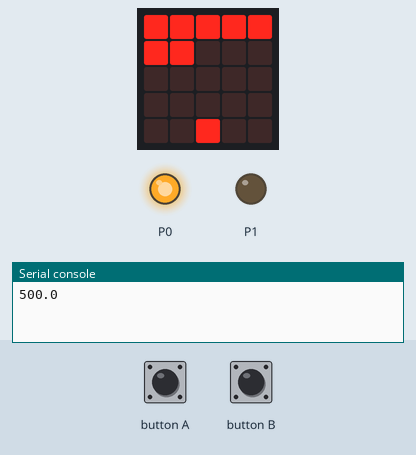
Simulated run of this program. Board: BBC micro:bit running MicroPython. Parts: the board's 5×5 LED display, output pins drawn as LEDs (lit = HIGH), the last lines printed to the serial console. The test bench sets the inputs (shaded band).

Above: at 1.2 s.
1.3 s: button A pressed for 0.15 s
At 2.3 s:
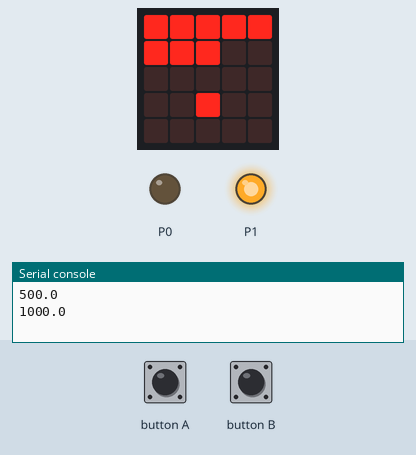
4.4 s: button A pressed for 1 s
At 5.9 s:
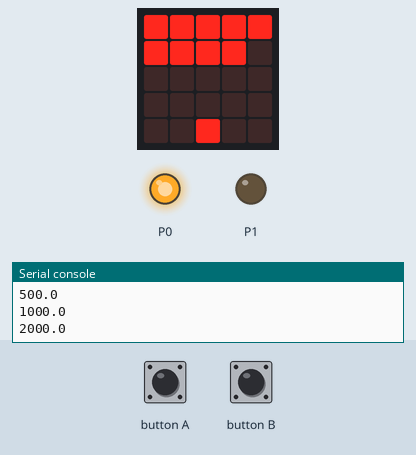
8.4 s: button A pressed for 0.15 s
At 9.0 s:
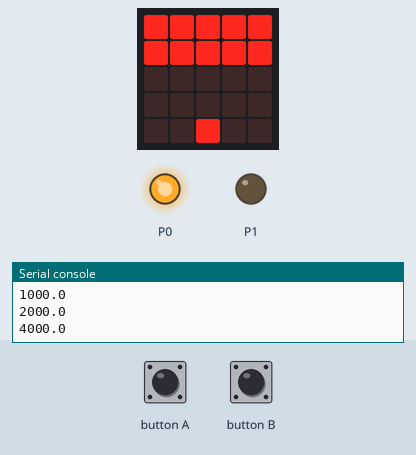
11.5 s: button B pressed for 0.15 s
At 13.3 s:
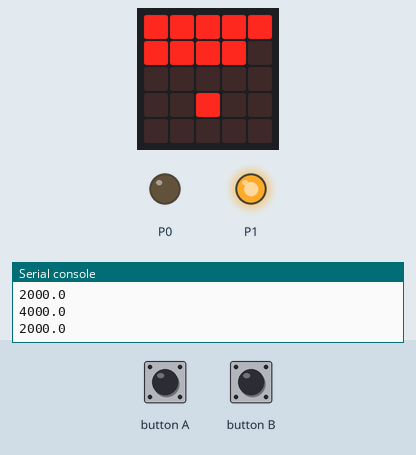
14.6 s: button A pressed for 3.2 s
At 17.6 s:
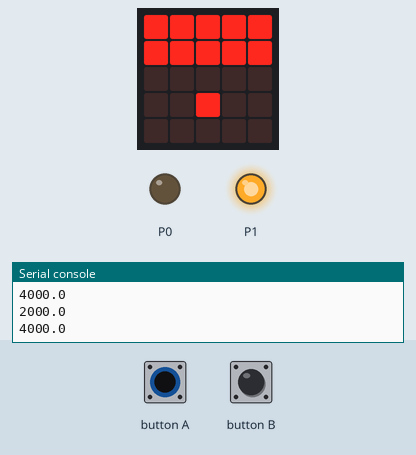
20.8 s: button B pressed for 1 s
At 25.0 s:
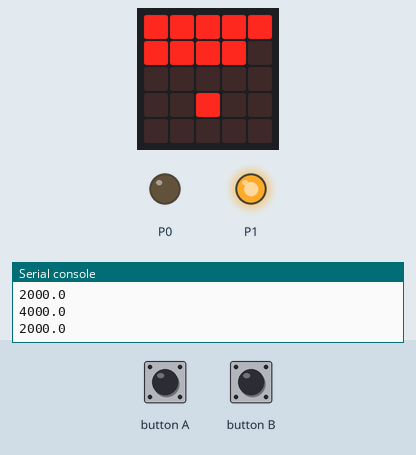
Timing chart, 0 to 25.8 s (numbered marks = the images above; inputs shaded):
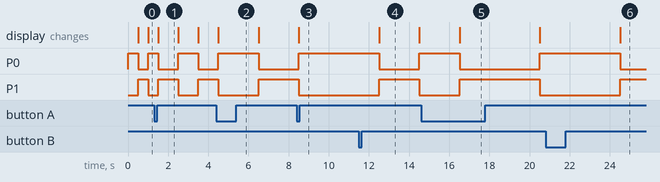

The program:

flashing_led.py
```python
from microbit import *
import math

delay = 500.0

def update_delay():
    global delay
    if button_a.was_pressed():
        delay *= 2
        if delay > 4000:
            delay = 4000
        bar_delay()
    if button_b.was_pressed():
        delay /= 2
        if delay < 125/16:
            delay = 125/16
        bar_delay()

def bar_delay():
    level = int(math.log(delay/(125/16))/math.log(2))
    for i in range(10):
        display.set_pixel(i%5, i//5, 0)
    for i in range(level+1):
        if i < 5:
            display.set_pixel(i, 0, 9)
        else:
            display.set_pixel(i-5, 1, 9)
    print(delay)

bar_delay()
while True:
    pin0.write_digital(1)
    pin1.write_digital(0)
    display.set_pixel(2,3,0)
    display.set_pixel(2,4,9)
    sleep(delay)
    update_delay()

    pin0.write_digital(0)
    pin1.write_digital(1)
    display.set_pixel(2,3,9)
    display.set_pixel(2,4,0)
    sleep(delay)
    update_delay()
```

Measured:
- after the input at 1.3 s, the display: changes after 0.20 s (image 1)
- after the input at 4.4 s, the display: changes after 0.11 s (image 2)
- after the input at 8.4 s, P0: goes on until 8.5 s, then stays HIGH; P1: goes on until 8.5 s, then stays LOW; the display: changes after 0.11 s (image 3)
- after the input at 11.5 s, the display: changes after 1.0 s (image 4)
- after the input at 14.6 s, the display: changes after 1.9 s (image 5)
- after the input at 20.8 s, the display: changes after 3.7 s (image 6)
- what the display in image 1 shows lasts 1.0 s, from 1.5 s to 2.5 s
